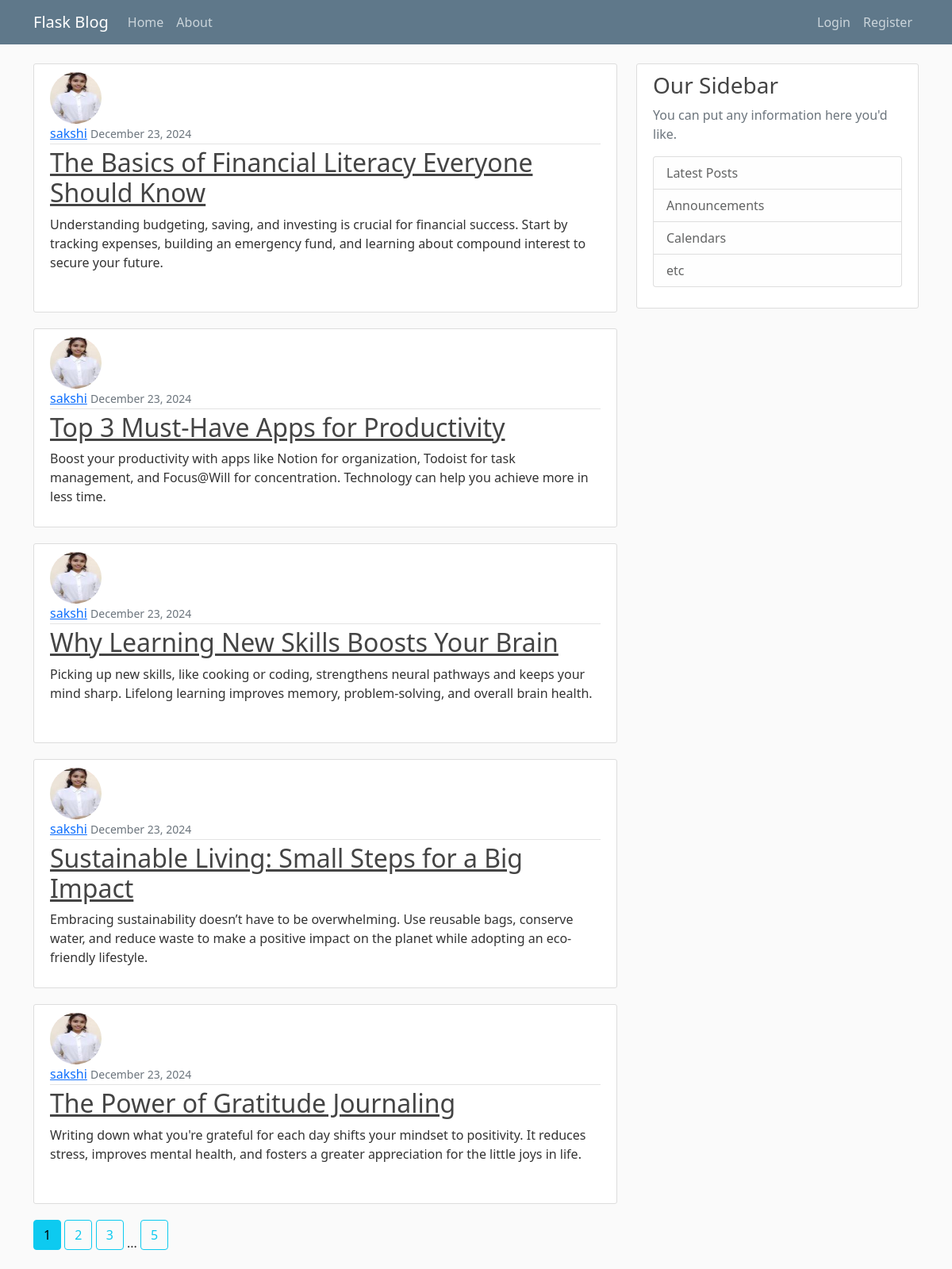
The page /Home on the database its author committed.
### flask_blog/models.py (models this page shows, shortened)
class Post(db.Model):
    id = db.Column(db.Integer, primary_key=True)
    title = db.Column(db.String(100), nullable=False)  # Increased length of title for flexibility
    date_posted = db.Column(db.DateTime, nullable=False, default=datetime.utcnow)
    content = db.Column(db.Text, nullable=False)
    user_id = db.Column(db.Integer, db.ForeignKey('user.id'), nullable=True)  # Adjusted 'nullable' as needed

class User(db.Model, UserMixin):
    id = db.Column(db.Integer, primary_key=True)
    username = db.Column(db.String(20), unique=True, nullable=False)  # Corrected typo from 'usernam' to 'username'
    email = db.Column(db.String(120), unique=True, nullable=False)
    image_file = db.Column(db.String(120), nullable=True, default='default.jpg')
    password = db.Column(db.String(60), nullable=False)
    posts = db.relationship('Post', backref='author', lazy=True)  # Changed 'post' to 'posts' for consistency

### flask_blog/routes.py (the view)
@app.route('/')
@app.route('/Home')
def home():
    page = request.args.get('page', 1, type=int)
    posts = Post.query.order_by(Post.date_posted.desc()).paginate(page = page, per_page=5)
    print(posts)
    return  render_template('Home.html',posts=posts)

### flask_blog/templates/Home.html
{% extends 'Layout.html' %}
{% block content %}
    {% for post in posts.items %}
        <article class="media content-section">
            <img class="rounded-circle article-img" src="{{ url_for('static', filename='profile_pics/' + post.author.image_file) }}" alt="Profile Picture">
            <div class="media-body">
                <div class="article-metadata">
                    <a class="mr-2" href="{{ url_for('user_posts', username=post.author.username) }}">{{ post.author.username }}</a>
                    <small class="text-muted">{{ post.date_posted.strftime('%B %d, %Y') }}</small>
                </div>
                <h2><a class="article-title" href="{{ url_for('post', post_id=post.id ) }}">{{ post.title }}</a></h2>
                <p class="article-content">{{ post.content }}</p>
            </div>
        </article>
    {% endfor %}
    {% for page_num in posts.iter_pages(left_edge=1, right_edge=1, left_current=1, right_current=2) %}
        {% if page_num %}
            {% if posts.page == page_num %}
                <a class= "btn btn-info mb-4" href="{{ url_for('home', page=page_num) }}">{{page_num}}</a>
            {% else %}
            <a class= "btn btn-outline-info mb-4" href="{{ url_for('home', page=page_num) }}">{{page_num}}</a>
            {% endif %}
        {% else %}
            ...
        {% endif %}
    {% endfor %}
{% endblock %}

### flask_blog/templates/Layout.html (shortened to what this page needs)
<!DOCTYPE html>
<html lang="en">
<head>
    <link href="https://cdn.jsdelivr.net/npm/bootstrap@5.0.2/dist/css/bootstrap.min.css" rel="stylesheet">
    <link rel="stylesheet" type="text/css" href="{{url_for('static',filename='main.css')}}">
</head>
<body>
    <header class="site-header">
        <nav class="navbar navbar-expand-md navbar-dark bg-steel fixed-top">
          <div class="container">
            <a class="navbar-brand mr-4" href="/">Flask Blog</a>
            <div class="collapse navbar-collapse" id="navbarToggle">
              <div class="navbar-nav me-auto">
                <a class="nav-item nav-link" href="{{ url_for('home') }}">Home</a>
                <a class="nav-item nav-link" href="{{ url_for('about') }}">About</a>
              </div>
              <div class="navbar-nav ms-auto ">
                {% if current_user.is_authenticated %}
                <a class="nav-item nav-link" href="{{ url_for('new_post') }}" >New Post</a>
                  <a class="nav-item nav-link" href="{{ url_for('account') }}" >Account</a>
                  <a class="nav-item nav-link" href="{{ url_for('logout') }}" >Logout</a>
                {% else %}
                  <a class="nav-item nav-link" href="{{ url_for('login') }}" >Login</a>
                  <a class="nav-item nav-link" href="{{ url_for('register') }}">Register</a>
                {% endif %}
              </div>
            </div>
          </div>
        </nav>
    </header>
    <main role="main" class="container">
    <div class="row">
        <div class="col-md-8">
        {% block content %}{% endblock %}
        </div>
        <div class="col-md-4">
        <div class="content-section">
            <h3>Our Sidebar</h3>
            <p class='text-muted'>You can put any information here you'd like.
            <ul class="list-group">
                <li class="list-group-item list-group-item-light">Latest Posts</li>
                <li class="list-group-item list-group-item-light">Announcements</li>
                <li class="list-group-item list-group-item-light">Calendars</li>
                <li class="list-group-item list-group-item-light">etc</li>
            </ul>
            </p>
        </div>
        </div>
    </div>
    </main>
</body>
</html>

### flask_blog/static/main.css (style rules this page uses)
body { background: #fafafa; color: #333333; margin-top: 5rem; }
h1, h2, h3, h4, h5, h6 { color: #444444; }
.bg-steel { background-color: #5f788a; }
.site-header .navbar-nav .nav-link { color: #cbd5db; }
.content-section { background: #ffffff; padding: 10px 20px; border: 1px solid #dddddd; border-radius: 3px; margin-bottom: 20px; }
.article-title { color: #444444; }
.article-content { white-space: pre-line; }
.article-img { height: 65px; width: 65px; margin-right: 16px; }
.article-metadata { padding-bottom: 1px; margin-bottom: 4px; border-bottom: 1px solid #e3e3e3 }

### rows shown on the page
Post: image_file (picture), author.username "sakshi", date_posted "December 23, 2024", title "The Basics of Financial Literacy Everyone Should Know", content "Understanding budgeting, saving, and investing is crucial for financial success. Start by tracking expenses, building an emergency fund, and learning about compound interest to secure your future."
Post: image_file (picture), author.username "sakshi", date_posted "December 23, 2024", title "Top 3 Must-Have Apps for Productivity", content "Boost your productivity with apps like Notion for organization, Todoist for task management, and Focus@Will for concentration. Technology can help you achieve more in less time."
Post: image_file (picture), author.username "sakshi", date_posted "December 23, 2024", title "Why Learning New Skills Boosts Your Brain", content "Picking up new skills, like cooking or coding, strengthens neural pathways and keeps your mind sharp. Lifelong learning improves memory, problem-solving, and overall brain health."
Post: image_file (picture), author.username "sakshi", date_posted "December 23, 2024", title "Sustainable Living: Small Steps for a Big Impact", content "Embracing sustainability doesn’t have to be overwhelming. Use reusable bags, conserve water, and reduce waste to make a positive impact on the planet while adopting an eco-friendly lifestyle."
Post: image_file (picture), author.username "sakshi", date_posted "December 23, 2024", title "The Power of Gratitude Journaling", content "Writing down what you're grateful for each day shifts your mindset to positivity. It reduces stress, improves mental health, and fosters a greater appreciation for the little joys in life."

### other values the page prints
{{ page_num }} "1"
{{ page_num }} "2" "3" "5"
